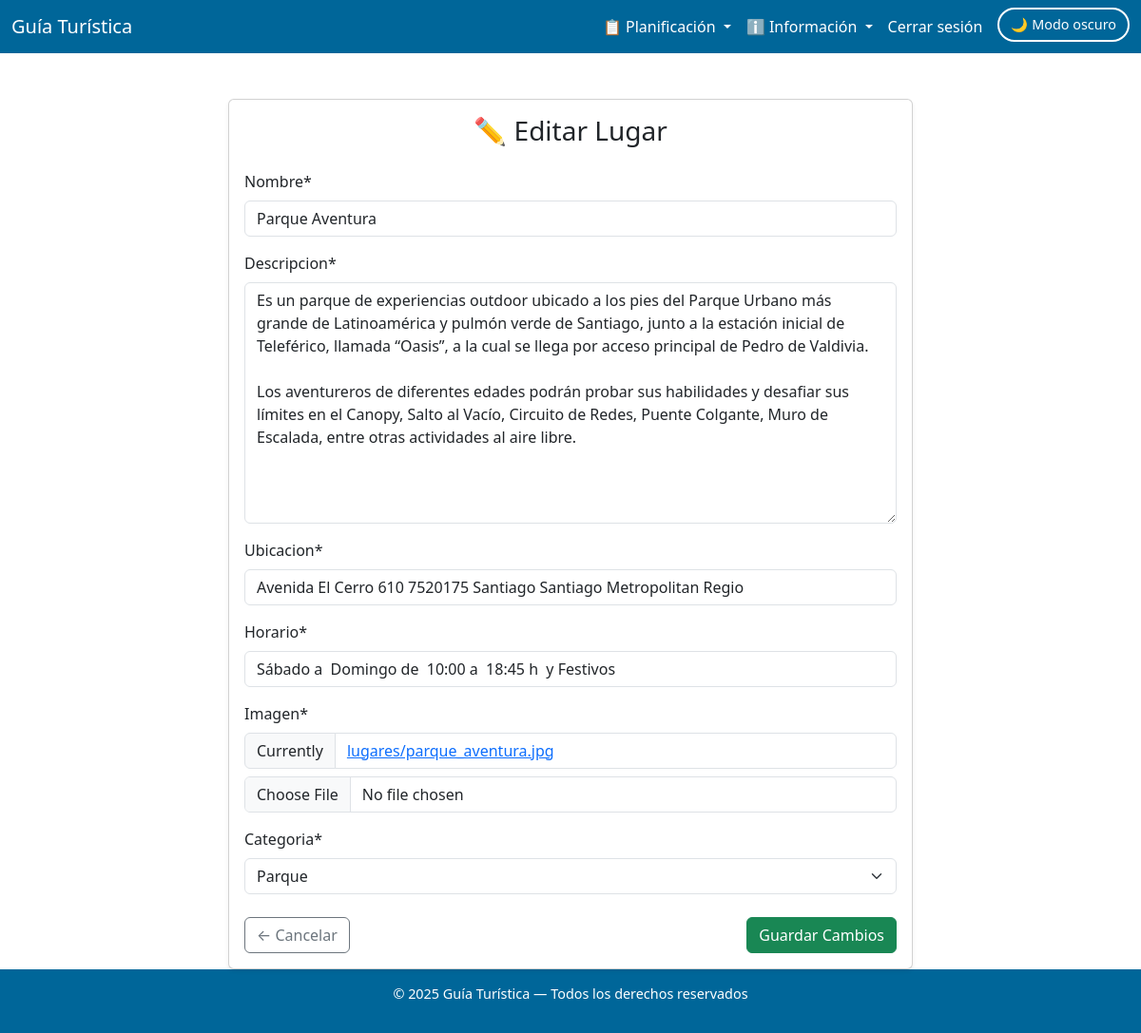
Page /lugares/2/editar/ (signed in) on the committed database.
### turista/models.py (models this page shows, shortened)
class LugarTuristico(models.Model):
    nombre = models.CharField(max_length=100)
    descripcion = models.TextField()
    ubicacion = models.CharField(max_length=200)
    imagen = models.ImageField(upload_to='lugares/')
    horario = models.CharField(max_length=100)
    categoria = models.CharField(max_length=20, choices=CATEGORIAS, default='ciudad')

### turista/views.py (the view)
# urls.py: path('lugares/<int:id>/editar/', views.editar_lugar, name='editar_lugar'),
@permission_required('turista.change_post', login_url='error_403')
def editar_lugar(request, id):
    lugar = get_object_or_404(LugarTuristico, id=id)
    if request.method == 'POST':
        form = LugarForm(request.POST, request.FILES, instance=lugar)
        if form.is_valid():
            form.save()
            return redirect('catalogo')
    else:
        form = LugarForm(instance=lugar)
    return render(request, 'turista/editar_lugar.html', {'form': form})

### turista/forms.py
class LugarForm(forms.ModelForm):
    class Meta:
        model = LugarTuristico
        fields = ['nombre', 'descripcion', 'ubicacion', 'horario', 'imagen', 'categoria']

### turista/templates/turista/editar_lugar.html (shortened to what this page needs)
{% extends 'turista/base.html' %}
{% load crispy_forms_tags %}
{% block content %}
<link href="https://cdn.jsdelivr.net/npm/bootstrap@5.3.0/dist/css/bootstrap.min.css" rel="stylesheet">
<div class="container mt-5">
  <div class="row justify-content-center">
    <div class="col-md-8">
      <div class="card shadow-sm">
        <div class="card-body">
          <h3 class="card-title text-center mb-4">✏️ Editar Lugar</h3>
          <form method="post" enctype="multipart/form-data" novalidate>
            {{ form|crispy }}
            <div class="d-flex justify-content-between mt-4">
              <a href="{% url 'catalogo' %}" class="btn btn-outline-secondary">← Cancelar</a>
              <button type="submit" class="btn btn-success">Guardar Cambios</button>
            </div>
          </form>
        </div>
      </div>
    </div>
  </div>
</div>
{% endblock %}

### turista/templates/turista/base.html (style rules this page uses)
body { margin: 0; font-family: 'Poppins', sans-serif; background: #f4f6f8; color: #333; }

### rows in the picture
LugarTuristico: nombre "Parque Aventura", descripcion "Es un parque de experiencias outdoor ubicado a los pies del Parque Urbano más grande de Latinoamérica y pulmón verde de Santiago, junto a la estación inicial de Teleférico, llamada “Oasis”, a la cual se llega por acceso principal de Pedro de Valdivia. Los aventureros de diferentes edades podrán probar sus habilidades y desafiar sus límites en el Canopy, Salto al Vacío, Circuito de Redes, Puente Colgante, Muro de Escalada, entre otras actividades al aire libre.", ubicacion "Avenida El Cerro 610 7520175 Santiago Santiago Metropolitan Regio", horario "Sábado a Domingo de 10:00 a 18:45 h y Festivos", categoria "Parque"
